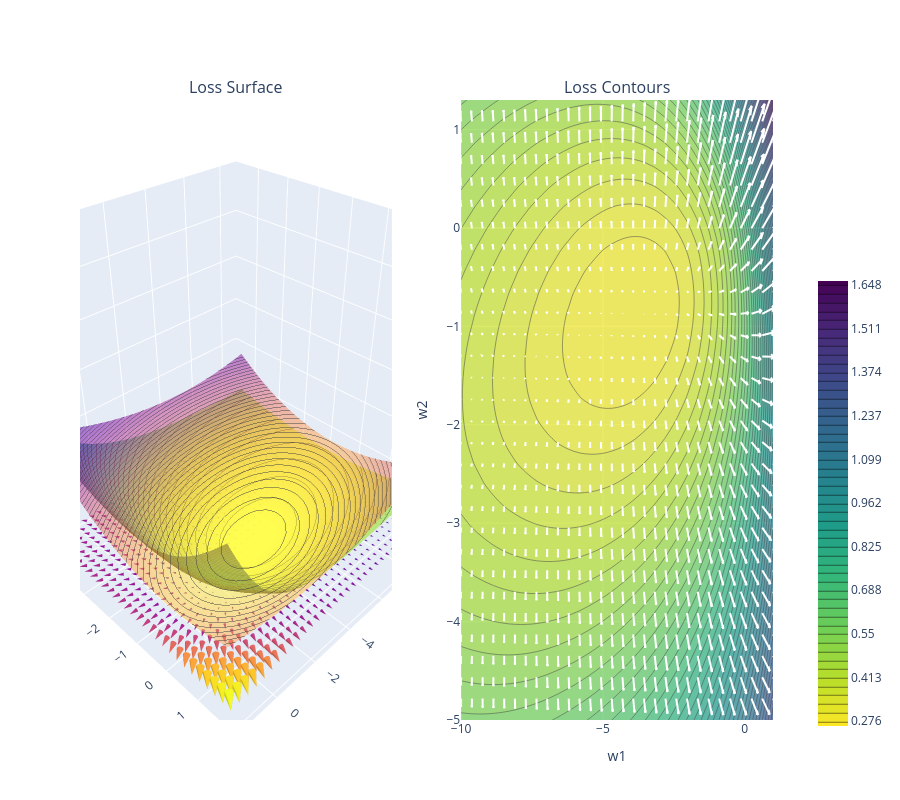

This figure's notebook cell:
### Markdown cell above
Visualizing the Hessian at the optimal point we see that it is positive definite (both eigenvalues are positive).  This is consistent with the fact that the loss function is convex.

### Code cell
fig = plot_gradient(cancer['w1'], cancer['w2'],
                    cancer['error'], cancer['dw1'], cancer['dw2'])

cancer['taylor_loss'] = np.array([
    taylor_loss(w, w_star, L_star, g_star, H_star)
for w in cancer['ws']]).reshape(cancer['w1'].shape)

fig.add_surface(z=cancer['taylor_loss'], x=cancer['w1'], y=cancer['w2'],
                 colorscale='plasma_r', opacity=0.5, showscale=False,
                 contours=dict(z=dict(show=True, highlightcolor="white",
                                      start=cancer['taylor_loss'].min(), end=cancer['taylor_loss'].max(),
                                      size=(cancer['taylor_loss'].max()-cancer['taylor_loss'].min())/50)),
                                      row=1, col=1)
fig.update_layout(scene=dict(zaxis=dict(range=[0, 3])))
# fig.write_image("images/loss_surface_3d_with_gradients.pdf", width=800, height=800)
display(fig)

### Figure 1 — Plotly figure (JSON) as saved in the notebook; plotly's stock layout.template omitted (floating-point values rounded to 4 significant figures; data arrays with more than 128 entries replaced by an {"elided": "..."} marker saying what was removed)
{"data": [{"colorscale": [[0, "#fde725"], [0.1111, "#b5de2b"], [0.2222, "#6ece58"], [0.3333, "#35b779"], [0.4444, "#1f9e89"], [0.5556, "#26828e"], [0.6667, "#31688e"], [0.7778, "#3e4989"], [0.8889, "#482878"], [1, "#440154"]], "contours": {"z": {"end": 1.648, "highlightcolor": "white", "show": true, "size": 0.02745, "start": 0.2758}}, "opacity": 0.7, "scene": "scene", "showscale": false, "type": "surface", "x": {"elided": "30x30 float values"}, "y": {"elided": "30x30 float values"}, "z": {"elided": "30x30 float values"}}, {"colorbar": {"len": 0.75, "x": 1.05, "y": 0.35}, "colorscale": [[0, "#fde725"], [0.1111, "#b5de2b"], [0.2222, "#6ece58"], [0.3333, "#35b779"], [0.4444, "#1f9e89"], [0.5556, "#26828e"], [0.6667, "#31688e"], [0.7778, "#3e4989"], [0.8889, "#482878"], [1, "#440154"]], "contours": {"end": 1.648, "size": 0.02745, "start": 0.2758}, "opacity": 0.7, "type": "contour", "x": {"elided": "900 float values"}, "xaxis": "x", "y": {"elided": "900 float values"}, "yaxis": "y", "z": {"elided": "900 float values"}}, {"anchor": "tail", "scene": "scene", "showscale": false, "sizeref": 2, "type": "cone", "u": {"elided": "900 float values"}, "v": {"elided": "900 float values"}, "w": {"elided": "900 float values"}, "x": {"elided": "900 float values"}, "y": {"elided": "900 float values"}, "z": {"elided": "900 float values"}}, {"line": {"color": "white", "width": 2}, "mode": "lines", "showlegend": false, "type": "scatter", "x": {"elided": "6300 float values"}, "xaxis": "x", "y": {"elided": "6300 float values"}, "yaxis": "y"}, {"colorscale": [[0, "#f0f921"], [0.1111, "#fdca26"], [0.2222, "#fb9f3a"], [0.3333, "#ed7953"], [0.4444, "#d8576b"], [0.5556, "#bd3786"], [0.6667, "#9c179e"], [0.7778, "#7201a8"], [0.8889, "#46039f"], [1, "#0d0887"]], "contours": {"z": {"end": 1.301, "highlightcolor": "white", "show": true, "size": 0.02051, "start": 0.2758}}, "opacity": 0.5, "scene": "scene", "showscale": false, "type": "surface", "x": {"elided": "30x30 float values"}, "y": {"elided": "30x30 float values"}, "z": {"elided": "30x30 float values"}}], "layout": {"annotations": [{"font": {"size": 16}, "showarrow": false, "text": "Loss Surface", "x": 0.225, "xanchor": "center", "xref": "paper", "y": 1, "yanchor": "bottom", "yref": "paper"}, {"font": {"size": 16}, "showarrow": false, "text": "Loss Contours", "x": 0.775, "xanchor": "center", "xref": "paper", "y": 1, "yanchor": "bottom", "yref": "paper"}], "height": 800, "scene": {"aspectmode": "cube", "domain": {"x": [0, 0.45], "y": [0, 1]}, "xaxis": {"title": {"text": "w1"}}, "yaxis": {"title": {"text": "w2"}}, "zaxis": {"range": [0, 3], "title": {"text": "Loss"}}}, "xaxis": {"anchor": "y", "domain": [0.55, 1], "range": [-10, 1], "title": {"text": "w1"}}, "yaxis": {"anchor": "x", "domain": [0, 1], "range": [-5, 1.3], "title": {"text": "w2"}}}}
